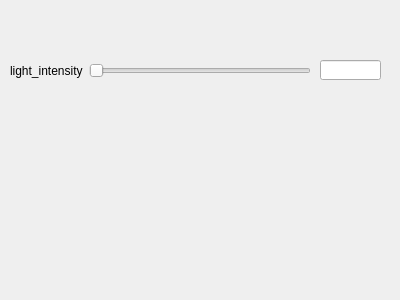
<?xml version="1.0" encoding="UTF-8"?>
<ui version="4.0">
 <class>Form</class>
 <widget class="QWidget" name="Form">
  <property name="geometry">
   <rect>
    <x>0</x>
    <y>0</y>
    <width>400</width>
    <height>300</height>
   </rect>
  </property>
  <property name="windowTitle">
   <string>Form</string>
  </property>
  <widget class="QWidget" name="layoutWidget">
   <property name="geometry">
    <rect>
     <x>10</x>
     <y>50</y>
     <width>301</width>
     <height>41</height>
    </rect>
   </property>
   <layout class="QHBoxLayout" name="horizontalLayout">
    <item>
     <widget class="QLabel" name="label">
      <property name="text">
       <string>light_intensity</string>
      </property>
     </widget>
    </item>
    <item>
     <widget class="QSlider" name="light_intensity_Slider">
      <property name="orientation">
       <enum>Qt::Horizontal</enum>
      </property>
     </widget>
    </item>
   </layout>
  </widget>
  <widget class="QLineEdit" name="light_intensity_LE">
   <property name="geometry">
    <rect>
     <x>320</x>
     <y>60</y>
     <width>61</width>
     <height>20</height>
    </rect>
   </property>
  </widget>
 </widget>
 <resources/>
 <connections/>
</ui>
